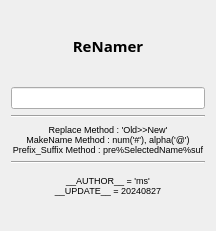
<?xml version="1.0" encoding="UTF-8"?>
<ui version="4.0">
 <class>ReNamer</class>
 <widget class="QWidget" name="ReNamer">
  <property name="geometry">
   <rect>
    <x>0</x>
    <y>0</y>
    <width>216</width>
    <height>231</height>
   </rect>
  </property>
  <property name="windowTitle">
   <string>Form</string>
  </property>
  <layout class="QVBoxLayout" name="verticalLayout">
   <item>
    <spacer name="horizontalSpacer">
     <property name="orientation">
      <enum>Qt::Horizontal</enum>
     </property>
     <property name="sizeHint" stdset="0">
      <size>
       <width>195</width>
       <height>20</height>
      </size>
     </property>
    </spacer>
   </item>
   <item>
    <widget class="QLabel" name="label">
     <property name="font">
      <font>
       <family>맑은 고딕</family>
       <pointsize>11</pointsize>
       <weight>75</weight>
       <bold>true</bold>
      </font>
     </property>
     <property name="text">
      <string>ReNamer</string>
     </property>
     <property name="alignment">
      <set>Qt::AlignCenter</set>
     </property>
    </widget>
   </item>
   <item>
    <spacer name="horizontalSpacer_2">
     <property name="orientation">
      <enum>Qt::Horizontal</enum>
     </property>
     <property name="sizeHint" stdset="0">
      <size>
       <width>195</width>
       <height>20</height>
      </size>
     </property>
    </spacer>
   </item>
   <item>
    <widget class="QLineEdit" name="nameMathodLine"/>
   </item>
   <item>
    <widget class="Line" name="line">
     <property name="orientation">
      <enum>Qt::Horizontal</enum>
     </property>
    </widget>
   </item>
   <item>
    <widget class="QLabel" name="label_2">
     <property name="font">
      <font>
       <pointsize>7</pointsize>
      </font>
     </property>
     <property name="text">
      <string>Replace Method : 'Old&gt;&gt;New'
MakeName Method : num('#'), alpha('@')
Prefix_Suffix Method : pre%SelectedName%suf</string>
     </property>
     <property name="alignment">
      <set>Qt::AlignCenter</set>
     </property>
    </widget>
   </item>
   <item>
    <widget class="Line" name="line_2">
     <property name="orientation">
      <enum>Qt::Horizontal</enum>
     </property>
    </widget>
   </item>
   <item>
    <widget class="QLabel" name="label_3">
     <property name="font">
      <font>
       <pointsize>7</pointsize>
      </font>
     </property>
     <property name="text">
      <string>__AUTHOR__ = 'ms'
__UPDATE__ = 20240827</string>
     </property>
     <property name="alignment">
      <set>Qt::AlignCenter</set>
     </property>
    </widget>
   </item>
   <item>
    <spacer name="horizontalSpacer_3">
     <property name="orientation">
      <enum>Qt::Horizontal</enum>
     </property>
     <property name="sizeHint" stdset="0">
      <size>
       <width>195</width>
       <height>20</height>
      </size>
     </property>
    </spacer>
   </item>
  </layout>
 </widget>
 <resources/>
 <connections/>
</ui>
